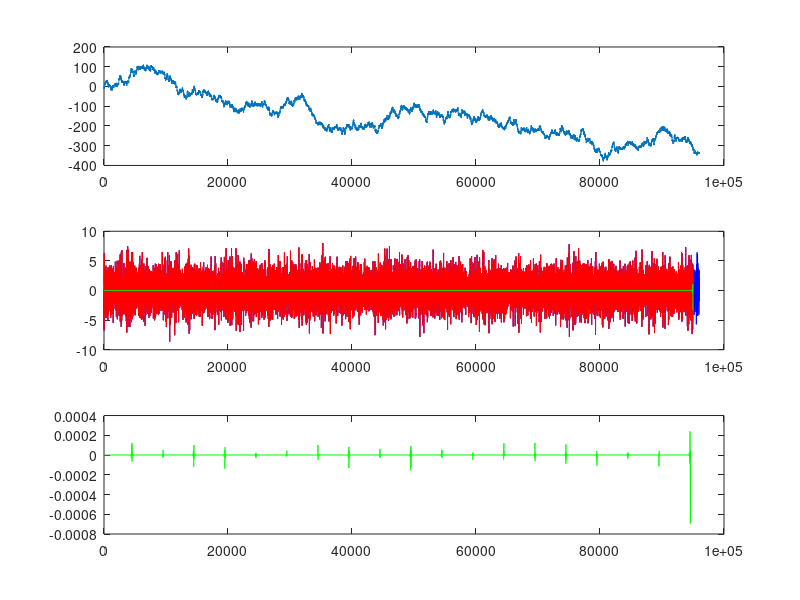

Here is the MATLAB script that generated this plot:
%
%test blockwise filtering vs filtering the entire trace, to reduce artifacts
%

%%
Fs =32000;
Wn=120;
n=4;
[b,a]=butter(n,Wn/(Fs/2),'low');
Hd{1}=b;
Hd{2}=a;


%filter for spikes
WnSpikes=[300 3000];
[b,a]=butter(n,WnSpikes/(Fs/2));
HdSpikes{1}=b;
HdSpikes{2}=a;


rawSignal = cumsum( randn(1,Fs*3) );

filteredSignal = filtfilt(HdSpikes{1}, HdSpikes{2}, rawSignal);

%% try sequential filtering

blockSize = 5000;

nrOverlap = 1000;


nrBlocks = floor(length(rawSignal)/blockSize);

filteredBlocks=[];

filteredSignal2=[];
for k=1:nrBlocks

    indsToUse = 1+(k-1)*blockSize:blockSize*k;
    
    if k>1
        %add overlap at beginning
        
        indsToUse = [ indsToUse(1)-nrOverlap:indsToUse(1)-1 indsToUse];
    end
    
    
    tmpAdd = filtfilt(HdSpikes{1}, HdSpikes{2}, rawSignal(indsToUse) );
    
  
    if k==1
        filteredSignal2 = [ filteredSignal2 tmpAdd];
    %filteredBlocks(k,:) = tmpAdd;
        
    else
        filteredSignal2 = [ filteredSignal2(1:end-(nrOverlap/2)) tmpAdd(nrOverlap/2+1:end)];
    %filteredBlocks(k,:) = tmpAdd(nrOverlap/2:end);
        
    end
end


%filteredSignal3 = filterSignal_appendBlock( HdSpikes, CSCBufferData, processedData.filteredDataLFP, newDataScaled, nrOverlap );
                
%%
figure(30);
subplot(3,1,1);
plot(1:length(rawSignal),rawSignal);

subplot(3,1,2);
plot(1:length(filteredSignal),filteredSignal,'b', 1:length(filteredSignal2),filteredSignal2,'r', 1:length(filteredSignal2),filteredSignal2-filteredSignal( 1:length(filteredSignal2)),'g');

subplot(3,1,3);
inds= 1:length(filteredSignal2)-400;
plot(inds,filteredSignal2(inds)-filteredSignal(inds), 'g' );

